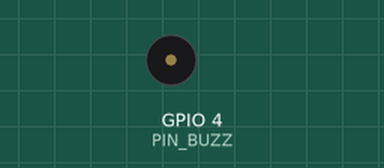
Bench run of a sketch on a simulated ESP32-C3. On the bench: buzzer (waves = sounding). What the sketch prints to the serial monitor is not drawn.

Above: at 2.2 s.
At 5.11 s:
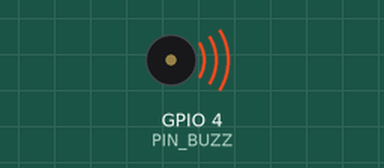
Timing chart, 0 to 8.3 s (numbered marks = the images above):
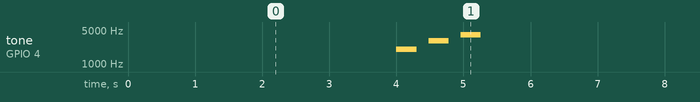

Measured:
- by itself, tone on GPIO 4 (PIN_BUZZ): repeats every 6.1 s: silent 0.18 s, 3000 Hz 0.30 s, silent 0.18 s, 4000 Hz 0.30 s, silent 4.8 s, 2000 Hz 0.30 s

The sketch:

buzzer_test.ino
```cpp
/*
 * Buzzer bring-up for ESP32-C3 SuperMini
 * Wiring (two-pin, "正" marked):
 *   正  -> 3.3V
 *   other -> GPIO4
 * Also tries alternate drive if silent.
 */

#include <Arduino.h>

static const int PIN_BUZZ = 4;

void setup() {
  Serial.begin(115200);
  delay(400);
  Serial.println("buzzer_test boot");
  pinMode(PIN_BUZZ, OUTPUT);
  digitalWrite(PIN_BUZZ, HIGH);
}

void beepActiveLow(uint32_t ms) {
  // Sink mode: 正=3V3, GPIO low => current flows
  digitalWrite(PIN_BUZZ, LOW);
  delay(ms);
  digitalWrite(PIN_BUZZ, HIGH);
}

void beepActiveHigh(uint32_t ms) {
  digitalWrite(PIN_BUZZ, HIGH);
  delay(ms);
  digitalWrite(PIN_BUZZ, LOW);
}

void beepPassive(uint32_t freq, uint32_t ms) {
  // Passive buzzers need a square wave
  tone(PIN_BUZZ, freq, ms);
  delay(ms + 30);
  noTone(PIN_BUZZ);
}

void loop() {
  Serial.println("--- active LOW (recommended if 正->3V3) ---");
  for (int i = 0; i < 3; i++) {
    beepActiveLow(200);
    delay(200);
  }
  delay(600);

  Serial.println("--- active HIGH ---");
  for (int i = 0; i < 3; i++) {
    beepActiveHigh(200);
    delay(200);
  }
  delay(600);

  Serial.println("--- passive PWM 2k/3k/4k ---");
  beepPassive(2000, 300);
  delay(150);
  beepPassive(3000, 300);
  delay(150);
  beepPassive(4000, 300);
  delay(1200);
}
```
